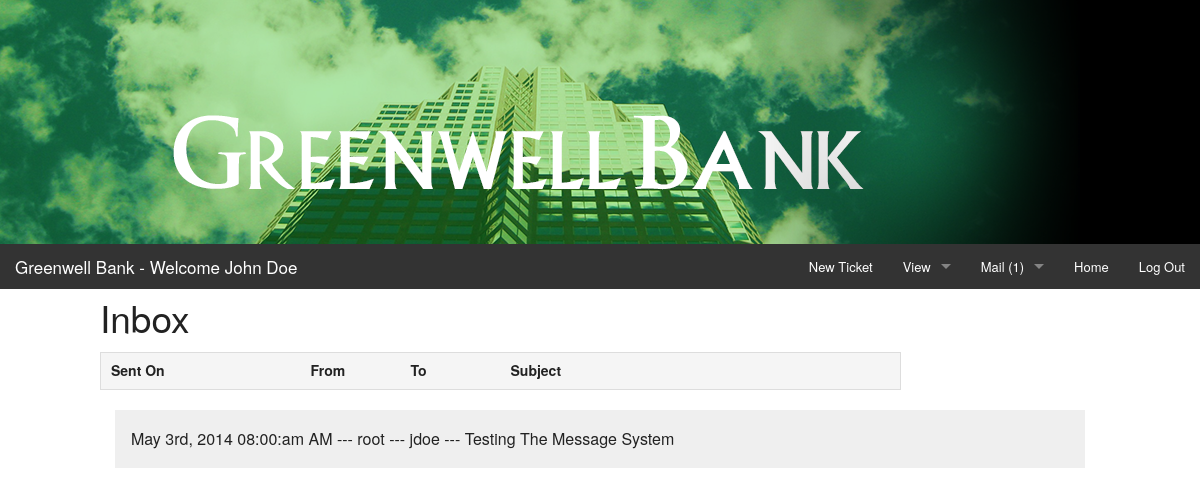
The page /messaging.php (signed in) on the database its author committed.
### tables this page shows
CREATE TABLE IF NOT EXISTS `message` (
  `msgID` int(11) NOT NULL AUTO_INCREMENT,
  `msgSubject` varchar(255) NOT NULL,
  `msgTo` varchar(40) NOT NULL,
  `msgFrom` varchar(40) NOT NULL,
  `msgBody` text NOT NULL,
  `timestamp` datetime NOT NULL,
  `msgRead` tinyint(1) NOT NULL DEFAULT '0',
  `senderDeleted` tinyint(4) NOT NULL DEFAULT '0',
  `recieverDeleted` tinyint(4) NOT NULL DEFAULT '0',
  PRIMARY KEY (`msgID`)
);

CREATE TABLE IF NOT EXISTS `user` (
  `userID` int(11) NOT NULL AUTO_INCREMENT,
  `username` varchar(40) NOT NULL,
  `passwd` varchar(40) NOT NULL,
  `dateRegistered` date NOT NULL,
  `datePassword` date NOT NULL,
  `firstName` varchar(40) NOT NULL,
  `lastName` varchar(40) NOT NULL,
  `email` varchar(60) NOT NULL,
  `department` int(11) NOT NULL,
  `privilege` int(11) NOT NULL,
  PRIMARY KEY (`userID`)
);

### messaging.php (the view, shortened to what this page needs)
<!doctype html>
<html lang="en">
<head>
</head>
<?php
	function inbox() {
		global $dbc;
		echo "<h2>Inbox</h2>";
		$userID = $_SESSION['userID'];
		$result = mysqli_query($dbc, "SELECT msgID, msgSubject, msgBody, timestamp, user.username FROM message JOIN user ON message.msgFrom=user.userID WHERE recieverDeleted='0' AND msgTo='$userID'");
		echo '<table>';
		echo '<thead>';
		echo '<tr>';
		echo '<th width="200">Sent On</th>';
		echo '<th width="100">From</th>';
		echo '<th width="100">To</th>';
		echo '<th width="400">Subject</th>';
		echo '</tr>';
		echo '</table>';
		echo '<div class="large-12 columns">';
		mysqli_data_seek($result,0);
		echo '<dl class="accordion" data-accordion="inbox" id="inbox_accordion">';
		while ($rows = mysqli_fetch_array($result)) {
			echo '<dd>' . "\n";
			echo '<a href="#panel-' . $rows['msgID'] . '" id="?read=' . $rows['msgID'] . '">' . date('F jS\, Y h:i:a A', strtotime($rows['timestamp'])) . ' --- ' . $rows['username'] . ' --- ' . $_SESSION['username'] . ' --- ' . $rows['msgSubject'] . '</a>' . "\n";
			echo '</dd>' . "\n";
		}
		echo '</dl>';
		echo '</div>';
	}
	include("navigation.php");
	include("incl/paginatedtable.inc.php");
	echo '<div class="row">';
	if (isset($_GET['box']) && $_GET['box'] == "in") {
		inbox();
	} elseif (isset($_GET['box']) && $_GET['box'] == "out") {
		outbox();
	} else {
		inbox();
	}
	echo '</div>';
?>
</body>
</html>

### rows shown on the page
message: timestamp "May 3rd, 2014 08:00:am AM", user.username "root", msgSubject "Testing The Message System"

### other values the page prints
$_SESSION['firstName'] "John"
$_SESSION['lastName'] "Doe"
$newMsgs "1"
